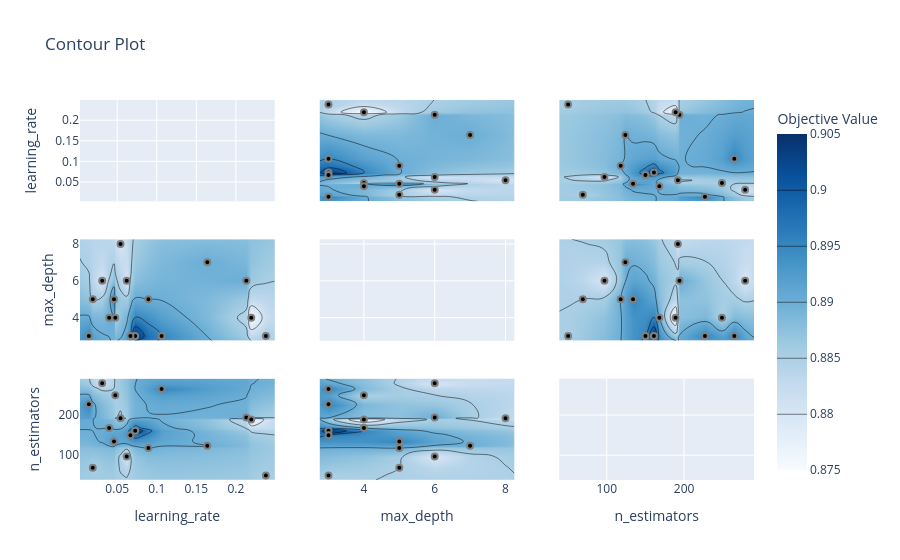

Notebook code for this chart:
### Code cell
fig=vis.plot_contour(study)
fig.show()

### Figure 1 — Plotly figure (JSON) as saved in the notebook; plotly's stock layout.template omitted (floating-point values rounded to 4 significant figures; data arrays with more than 128 entries replaced by an {"elided": "..."} marker saying what was removed)
{"data": [{"type": "scatter", "xaxis": "x", "yaxis": "y"}, {"colorbar": {"title": {"text": "Objective Value"}}, "colorscale": [[0, "rgb(247,251,255)"], [0.125, "rgb(222,235,247)"], [0.25, "rgb(198,219,239)"], [0.375, "rgb(158,202,225)"], [0.5, "rgb(107,174,214)"], [0.625, "rgb(66,146,198)"], [0.75, "rgb(33,113,181)"], [0.875, "rgb(8,81,156)"], [1, "rgb(8,48,107)"]], "connectgaps": true, "contours": {"coloring": "heatmap"}, "hoverinfo": "none", "line": {"smoothing": 1.3}, "reversescale": false, "showscale": true, "type": "contour", "x": [0.002927, 0.01412, 0.01905, 0.03099, 0.03982, 0.04589, 0.04754, 0.05417, 0.062, 0.0667, 0.07267, 0.08938, 0.1061, 0.1638, 0.2132, 0.2194, 0.2379, 0.2491], "xaxis": "x4", "y": [2.75, 3, 4, 5, 6, 7, 8, 8.25], "yaxis": "y4", "z": {"elided": "8x18 float values"}}, {"marker": {"color": "black", "line": {"color": "Gray", "width": 2}}, "mode": "markers", "name": "Feasible Trial", "showlegend": false, "type": "scatter", "x": [0.2379, 0.2132, 0.2194, 0.07267, 0.03099, 0.1638, 0.04589, 0.05417, 0.1061, 0.08938, 0.01905, 0.0667, 0.062, 0.01412, 0.04754, 0.03982], "xaxis": "x4", "y": [3, 6, 4, 3, 6, 7, 5, 8, 3, 5, 5, 3, 6, 3, 4, 4], "yaxis": "y4"}, {"colorbar": {"title": {"text": "Objective Value"}}, "colorscale": [[0, "rgb(247,251,255)"], [0.125, "rgb(222,235,247)"], [0.25, "rgb(198,219,239)"], [0.375, "rgb(158,202,225)"], [0.5, "rgb(107,174,214)"], [0.625, "rgb(66,146,198)"], [0.75, "rgb(33,113,181)"], [0.875, "rgb(8,81,156)"], [1, "rgb(8,48,107)"]], "connectgaps": true, "contours": {"coloring": "heatmap"}, "hoverinfo": "none", "line": {"smoothing": 1.3}, "reversescale": false, "showscale": false, "type": "contour", "x": [0.002927, 0.01412, 0.01905, 0.03099, 0.03982, 0.04589, 0.04754, 0.05417, 0.062, 0.0667, 0.07267, 0.08938, 0.1061, 0.1638, 0.2132, 0.2194, 0.2379, 0.2491], "xaxis": "x7", "y": [38.55, 50, 69, 97, 118, 124, 134, 150, 161, 168, 189, 192, 194, 227, 249, 265, 279, 290.4], "yaxis": "y7", "z": {"elided": "18x18 float values"}}, {"marker": {"color": "black", "line": {"color": "Gray", "width": 2}}, "mode": "markers", "name": "Feasible Trial", "showlegend": false, "type": "scatter", "x": [0.2379, 0.2132, 0.2194, 0.07267, 0.03099, 0.1638, 0.04589, 0.05417, 0.1061, 0.08938, 0.01905, 0.0667, 0.062, 0.01412, 0.04754, 0.03982], "xaxis": "x7", "y": [50, 194, 189, 161, 279, 124, 134, 192, 265, 118, 69, 150, 97, 227, 249, 168], "yaxis": "y7"}, {"colorbar": {"title": {"text": "Objective Value"}}, "colorscale": [[0, "rgb(247,251,255)"], [0.125, "rgb(222,235,247)"], [0.25, "rgb(198,219,239)"], [0.375, "rgb(158,202,225)"], [0.5, "rgb(107,174,214)"], [0.625, "rgb(66,146,198)"], [0.75, "rgb(33,113,181)"], [0.875, "rgb(8,81,156)"], [1, "rgb(8,48,107)"]], "connectgaps": true, "contours": {"coloring": "heatmap"}, "hoverinfo": "none", "line": {"smoothing": 1.3}, "reversescale": false, "showscale": false, "type": "contour", "x": [2.75, 3, 4, 5, 6, 7, 8, 8.25], "xaxis": "x2", "y": [0.002927, 0.01412, 0.01905, 0.03099, 0.03982, 0.04589, 0.04754, 0.05417, 0.062, 0.0667, 0.07267, 0.08938, 0.1061, 0.1638, 0.2132, 0.2194, 0.2379, 0.2491], "yaxis": "y2", "z": {"elided": "18x8 float values"}}, {"marker": {"color": "black", "line": {"color": "Gray", "width": 2}}, "mode": "markers", "name": "Feasible Trial", "showlegend": false, "type": "scatter", "x": [3, 6, 4, 3, 6, 7, 5, 8, 3, 5, 5, 3, 6, 3, 4, 4], "xaxis": "x2", "y": [0.2379, 0.2132, 0.2194, 0.07267, 0.03099, 0.1638, 0.04589, 0.05417, 0.1061, 0.08938, 0.01905, 0.0667, 0.062, 0.01412, 0.04754, 0.03982], "yaxis": "y2"}, {"type": "scatter", "xaxis": "x5", "yaxis": "y5"}, {"colorbar": {"title": {"text": "Objective Value"}}, "colorscale": [[0, "rgb(247,251,255)"], [0.125, "rgb(222,235,247)"], [0.25, "rgb(198,219,239)"], [0.375, "rgb(158,202,225)"], [0.5, "rgb(107,174,214)"], [0.625, "rgb(66,146,198)"], [0.75, "rgb(33,113,181)"], [0.875, "rgb(8,81,156)"], [1, "rgb(8,48,107)"]], "connectgaps": true, "contours": {"coloring": "heatmap"}, "hoverinfo": "none", "line": {"smoothing": 1.3}, "reversescale": false, "showscale": false, "type": "contour", "x": [2.75, 3, 4, 5, 6, 7, 8, 8.25], "xaxis": "x8", "y": [38.55, 50, 69, 97, 118, 124, 134, 150, 161, 168, 189, 192, 194, 227, 249, 265, 279, 290.4], "yaxis": "y8", "z": {"elided": "18x8 float values"}}, {"marker": {"color": "black", "line": {"color": "Gray", "width": 2}}, "mode": "markers", "name": "Feasible Trial", "showlegend": false, "type": "scatter", "x": [3, 6, 4, 3, 6, 7, 5, 8, 3, 5, 5, 3, 6, 3, 4, 4], "xaxis": "x8", "y": [50, 194, 189, 161, 279, 124, 134, 192, 265, 118, 69, 150, 97, 227, 249, 168], "yaxis": "y8"}, {"colorbar": {"title": {"text": "Objective Value"}}, "colorscale": [[0, "rgb(247,251,255)"], [0.125, "rgb(222,235,247)"], [0.25, "rgb(198,219,239)"], [0.375, "rgb(158,202,225)"], [0.5, "rgb(107,174,214)"], [0.625, "rgb(66,146,198)"], [0.75, "rgb(33,113,181)"], [0.875, "rgb(8,81,156)"], [1, "rgb(8,48,107)"]], "connectgaps": true, "contours": {"coloring": "heatmap"}, "hoverinfo": "none", "line": {"smoothing": 1.3}, "reversescale": false, "showscale": false, "type": "contour", "x": [38.55, 50, 69, 97, 118, 124, 134, 150, 161, 168, 189, 192, 194, 227, 249, 265, 279, 290.4], "xaxis": "x3", "y": [0.002927, 0.01412, 0.01905, 0.03099, 0.03982, 0.04589, 0.04754, 0.05417, 0.062, 0.0667, 0.07267, 0.08938, 0.1061, 0.1638, 0.2132, 0.2194, 0.2379, 0.2491], "yaxis": "y3", "z": {"elided": "18x18 float values"}}, {"marker": {"color": "black", "line": {"color": "Gray", "width": 2}}, "mode": "markers", "name": "Feasible Trial", "showlegend": false, "type": "scatter", "x": [50, 194, 189, 161, 279, 124, 134, 192, 265, 118, 69, 150, 97, 227, 249, 168], "xaxis": "x3", "y": [0.2379, 0.2132, 0.2194, 0.07267, 0.03099, 0.1638, 0.04589, 0.05417, 0.1061, 0.08938, 0.01905, 0.0667, 0.062, 0.01412, 0.04754, 0.03982], "yaxis": "y3"}, {"colorbar": {"title": {"text": "Objective Value"}}, "colorscale": [[0, "rgb(247,251,255)"], [0.125, "rgb(222,235,247)"], [0.25, "rgb(198,219,239)"], [0.375, "rgb(158,202,225)"], [0.5, "rgb(107,174,214)"], [0.625, "rgb(66,146,198)"], [0.75, "rgb(33,113,181)"], [0.875, "rgb(8,81,156)"], [1, "rgb(8,48,107)"]], "connectgaps": true, "contours": {"coloring": "heatmap"}, "hoverinfo": "none", "line": {"smoothing": 1.3}, "reversescale": false, "showscale": false, "type": "contour", "x": [38.55, 50, 69, 97, 118, 124, 134, 150, 161, 168, 189, 192, 194, 227, 249, 265, 279, 290.4], "xaxis": "x6", "y": [2.75, 3, 4, 5, 6, 7, 8, 8.25], "yaxis": "y6", "z": {"elided": "8x18 float values"}}, {"marker": {"color": "black", "line": {"color": "Gray", "width": 2}}, "mode": "markers", "name": "Feasible Trial", "showlegend": false, "type": "scatter", "x": [50, 194, 189, 161, 279, 124, 134, 192, 265, 118, 69, 150, 97, 227, 249, 168], "xaxis": "x6", "y": [3, 6, 4, 3, 6, 7, 5, 8, 3, 5, 5, 3, 6, 3, 4, 4], "yaxis": "y6"}, {"type": "scatter", "xaxis": "x9", "yaxis": "y9"}], "layout": {"title": {"text": "Contour Plot"}, "xaxis": {"anchor": "y", "domain": [0, 0.2889], "matches": "x7", "range": [0.002927, 0.2491], "showticklabels": false}, "xaxis2": {"anchor": "y2", "domain": [0.3556, 0.6444], "matches": "x8", "range": [2.75, 8.25], "showticklabels": false}, "xaxis3": {"anchor": "y3", "domain": [0.7111, 1], "matches": "x9", "range": [38.55, 290.4], "showticklabels": false}, "xaxis4": {"anchor": "y4", "domain": [0, 0.2889], "matches": "x7", "range": [0.002927, 0.2491], "showticklabels": false}, "xaxis5": {"anchor": "y5", "domain": [0.3556, 0.6444], "matches": "x8", "range": [2.75, 8.25], "showticklabels": false}, "xaxis6": {"anchor": "y6", "domain": [0.7111, 1], "matches": "x9", "range": [38.55, 290.4], "showticklabels": false}, "xaxis7": {"anchor": "y7", "domain": [0, 0.2889], "range": [0.002927, 0.2491], "title": {"text": "learning_rate"}}, "xaxis8": {"anchor": "y8", "domain": [0.3556, 0.6444], "range": [2.75, 8.25], "title": {"text": "max_depth"}}, "xaxis9": {"anchor": "y9", "domain": [0.7111, 1], "range": [38.55, 290.4], "title": {"text": "n_estimators"}}, "yaxis": {"anchor": "x", "domain": [0.7333, 1], "range": [0.002927, 0.2491], "title": {"text": "learning_rate"}}, "yaxis2": {"anchor": "x2", "domain": [0.7333, 1], "matches": "y", "range": [0.002927, 0.2491], "showticklabels": false}, "yaxis3": {"anchor": "x3", "domain": [0.7333, 1], "matches": "y", "range": [0.002927, 0.2491], "showticklabels": false}, "yaxis4": {"anchor": "x4", "domain": [0.3667, 0.6333], "range": [2.75, 8.25], "title": {"text": "max_depth"}}, "yaxis5": {"anchor": "x5", "domain": [0.3667, 0.6333], "matches": "y4", "range": [2.75, 8.25], "showticklabels": false}, "yaxis6": {"anchor": "x6", "domain": [0.3667, 0.6333], "matches": "y4", "range": [2.75, 8.25], "showticklabels": false}, "yaxis7": {"anchor": "x7", "domain": [0, 0.2667], "range": [38.55, 290.4], "title": {"text": "n_estimators"}}, "yaxis8": {"anchor": "x8", "domain": [0, 0.2667], "matches": "y7", "range": [38.55, 290.4], "showticklabels": false}, "yaxis9": {"anchor": "x9", "domain": [0, 0.2667], "matches": "y7", "range": [38.55, 290.4], "showticklabels": false}}}
